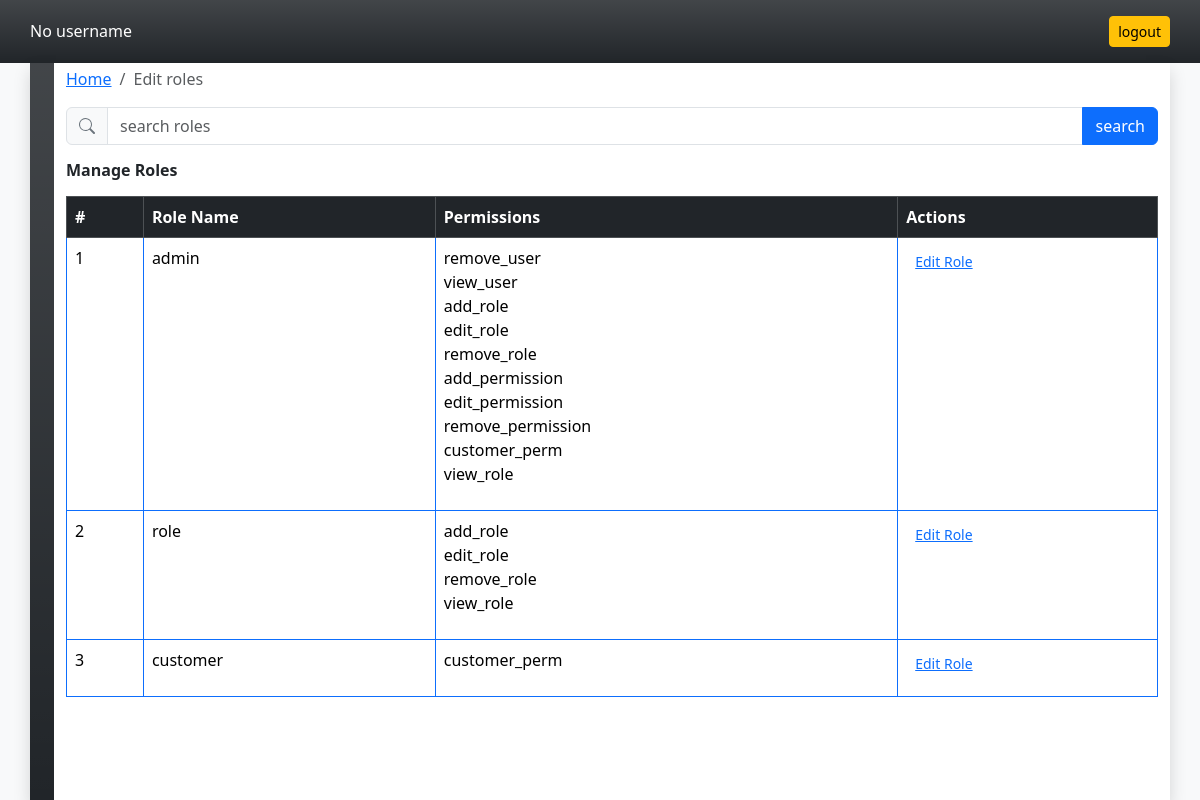
/roles/edit_role, run on the app's committed database.
### core/models.py (models this page shows, shortened)
class Role(models.Model):
  name = models.CharField(max_length=100, unique=True)
  description = models.TextField(blank=True, null=True)
  permissions = models.ManyToManyField(Permission, related_name='roles', blank=True)

class Permission(models.Model):
  name = models.CharField(max_length=100,unique=True)
  description = models.TextField(blank=True, null=True)

### myproject/views.py (the view)
# urls.py: path('roles/edit_role',views.edit_role ,name="edit_role"),
def edit_role(request):
  roles = Role.objects.prefetch_related("permissions")
  q = request.GET.get('q','')
  if q:
    roles = Role.objects.all().filter(name__icontains=q)
  return render(request,'role/edit_role.html',{"roles" : roles})

### templates/role/edit_role.html (shortened to what this page needs)
{% extends 'layout.html' %}
{% block body %}
<nav aria-label="breadcrumb" class="pt-1">
  <ol class="breadcrumb">
    <li class="breadcrumb-item"><a href="{% url 'home' %}">Home</a></li>
    <li class="breadcrumb-item active" aria-current="page">Edit roles</li>
  </ol>
</nav>
<form>
  <div class="input-group">
    <span class="input-group-text">
    </span>
    <input type="text" class="form-control" name="q" value="{{q}}" placeholder="search roles">
    <button type=" button" class="btn btn-primary">search</button>
  </div>
</form>
<form class="row" id="form-table">
  <div class="col">
    <p class="h6 mt-3"><b>Manage Roles</b></p>
    <table class="table table-bordered border-primary mt-3">
      <thead class="table-dark">
        <tr>
          <th>#</th>
          <th>Role Name</th>
          <th>Permissions</th>
          <th>Actions</th>
        </tr>
      </thead>
      <tbody id="roles_table">
        {% for role in roles %}
        <tr>
          <td>{{role.pk}}</td>
          <td>{{role.name}}</td>
          <td>
            <ul class="list-unstyled">
              {% for permission in role.permissions.all %}
              <li>
                <p class="m-0 p-0">{{ permission.name }}</p>
              </li>
              {% endfor %}
            </ul>
          </td>
          <td>
            <a href="{% url 'edit_role_id' role.id %}" class="btn btn-sm btn-link edit-role-btn">Edit Role</a>
          </td>
        </tr>
        {% endfor %}
      </tbody>
    </table>
  </div>
</form>
{% endblock %}

### static/css/style.css (style rules this page uses)
* { margin: 0; padding: 0; box-sizing: border-box; }
body, html { width: 100%; height: 100%; background-color: black; display: flex; flex-direction: column; }
ol, li { list-style: none; }

### templates/layout.html (style rules this page uses)
* { margin: 0; padding: 0; box-sizing: border-box; }
body, html { width: 100%; height: 100%; display: flex; flex-direction: column; background-color: white; }

### data on the page
Role: pk "1", name "admin"
Permission: name "remove_user"
Permission: name "view_user"
Permission: name "add_role"
Permission: name "edit_role"
Permission: name "remove_role"
Permission: name "add_permission"
Permission: name "edit_permission"
Permission: name "remove_permission"
Permission: name "customer_perm"
Permission: name "view_role"
Role: pk "2", name "role"
Role: pk "3", name "customer"
